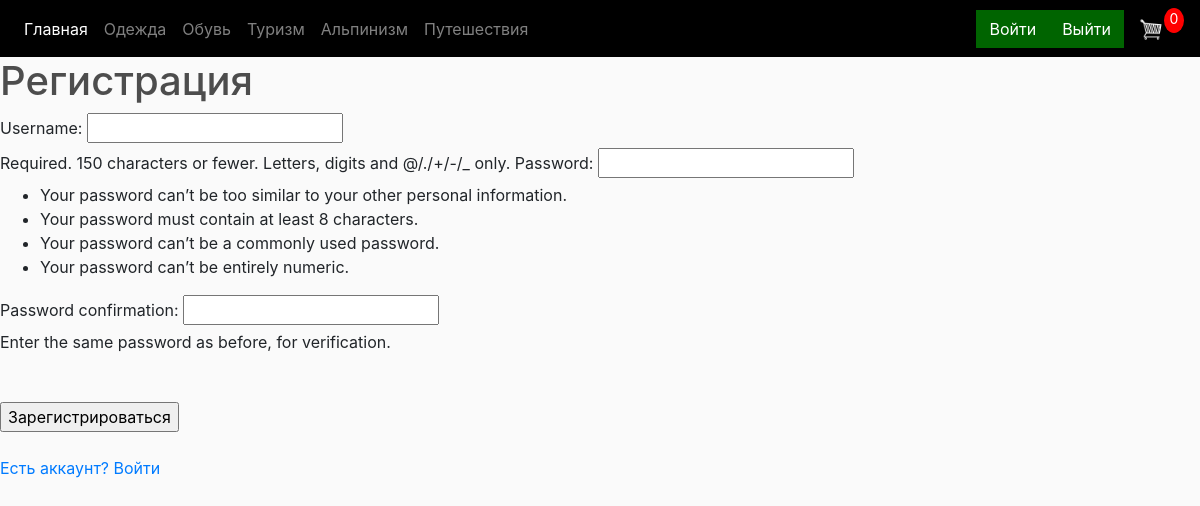
Screenshot of /register/ with the database file from the repository.
### products/models.py (models this page shows)
class Category(models.Model):
    name = models.CharField(max_length=40)
    url = models.CharField(max_length=50, default="placeholder.png")
    def get_url(self):
        return reverse('category-url', args=[self.url])
    def __str__(self):
        return f'{self.name}'

### products/views.py (the view)
# urls.py: path('register/', views.registerPage, name='reg-url'),
def registerPage(request):
    if request.method == 'POST':
        form = UserCreationForm(request.POST)
        if form.is_valid():
            form.save()
            return redirect('log-url')
    else:
        form = UserCreationForm()
    data = cartData(request)
    cartItems = data['cartItems']
    categories = Category.objects.all()
    products = Product.objects.all()
    return render(request, 'products/register.html', context={
        'categories': categories,
        'products': products,
        'cartItems': cartItems,
        'form': form
    })

### products/utils.py (called while the page is built)
def cartData(request):
	if request.user.is_authenticated:
		customer = request.user
		order, created = Order.objects.get_or_create(user=customer, complete=False)
		items = order.orderitem_set.all()
		cartItems = order.get_cart_items
	else:
		items = []
		order = {'get_cart_total': 0, 'get_cart_items': 0}
		cartItems = order['get_cart_items']
	return {'cartItems': cartItems, 'order': order, 'items': items}

### products/templates/products/register.html (shortened to what this page needs)
{% extends 'products/base.html' %}
{% load static %}
{% block navbar %}
    {% for category in categories %}
        <li><a class="nav-link" href="{{ category.get_url }}">{{ category }}</a></li>
    {% endfor %}
{% endblock navbar %}
{% block content %}
    <h1>Регистрация</h1>
    <form method="post">
        {{ form }}
        <br>
        <br>
        <br>
        <input type="submit" value="Зарегистрироваться">
    </form>
        <br>
    <a href="{% url 'log-url' %}">Есть аккаунт? Войти</a>
{% endblock content %}

### products/static/products/css/navbar.css (style rules this page uses)
a { text-decoration: none; }
body { background-color: hsl(0, 0%, 98%); }
h1,h2,h3,h5,h6 { color:hsl(0, 0%, 30%); }

### rows the page displays
Category: name "Одежда"
Category: name "Обувь"
Category: name "Туризм"
Category: name "Альпинизм"
Category: name "Путешествия"

### other values shown
{{ cartItems }} "0"
